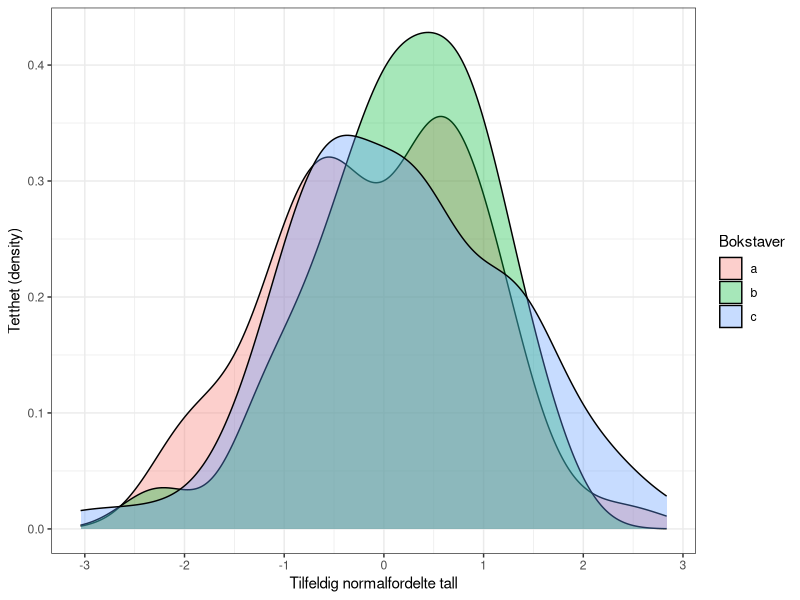

Recreate this plot in R.
## ---- chunk 1

# setwd("./undervisningsmateriell/rmd_mal")
# Setter opp at koden ikke skal vises, om man ikke spesifiserer det
knitr::opts_chunk$set(echo = FALSE)
## ---- chunk 2

klossmajor <- readLines("skjoente_ikke_du_var_borte.txt")

klossmajor[1]

## ---- chunk 3
library(ggplot2)

ggplot(NULL, aes(fill = sample(letters[1:3], 200, replace = TRUE), 
                 x = rnorm(200))) +
  geom_density(alpha = .35) +
  theme_bw() +
  labs(x = "Tilfeldig normalfordelte tall",
       y = "Tetthet (density)",
       fill = "Bokstaver")

